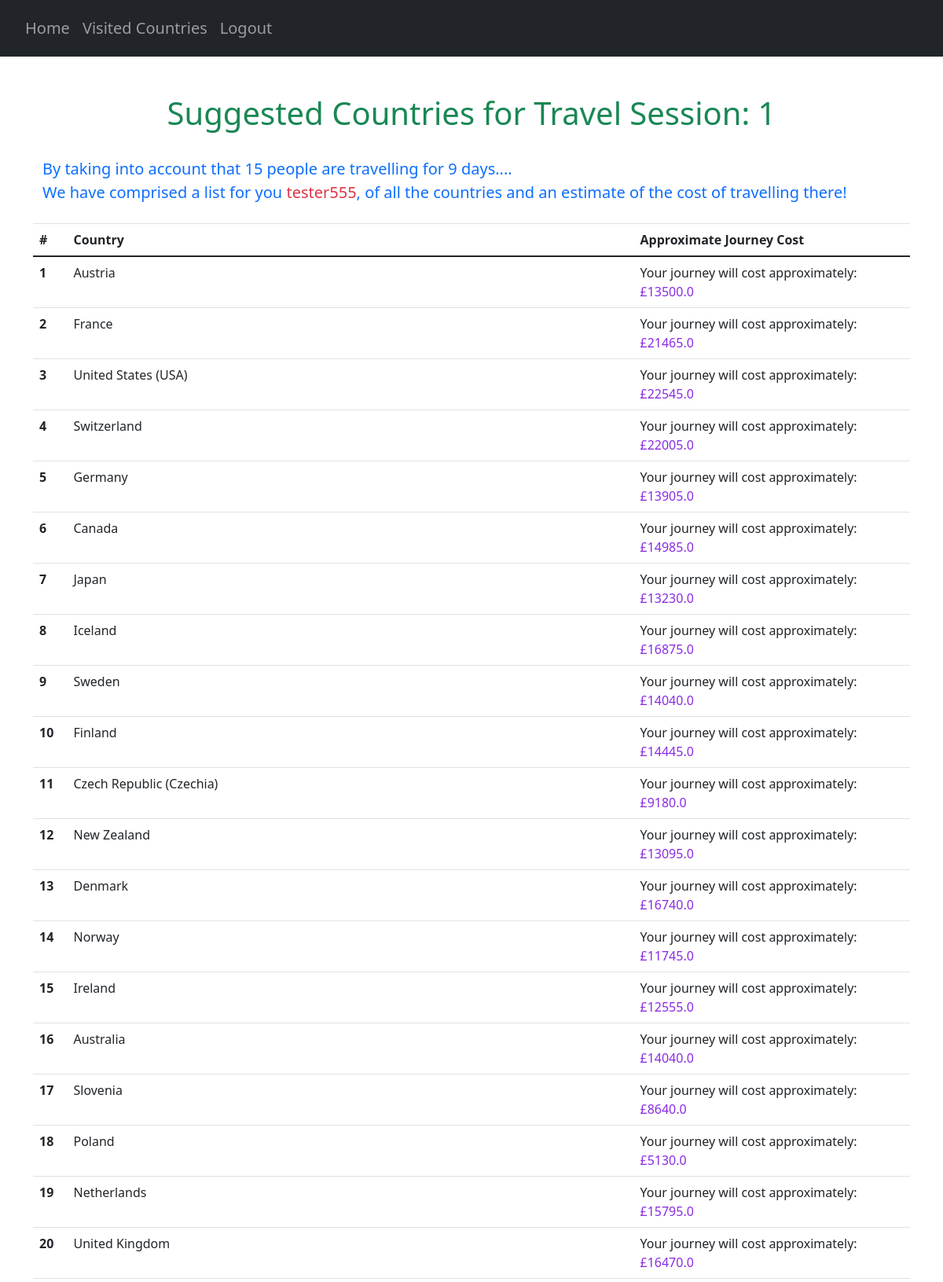
The app's page /suggestions/1 (signed in, upper part) with its own data.
### website/models.py (models this page shows)
class User(db.Model, UserMixin):
    id = db.Column(db.Integer, primary_key=True)
    email = db.Column(db.String(150), unique=True)
    password = db.Column(db.String(150))
    first_name = db.Column(db.String(150))
    notes = db.relationship('Note')
    countries = db.relationship('UserCountry')
    travel_score = db.relationship('UserTravelScore')

class UserCountryScore(db.Model):
    user_id = db.Column(db.Integer, db.ForeignKey('user.id'), primary_key=True)
    travel_id = db.Column(db.Integer, primary_key=True)
    country_code = db.Column(db.String(3), db.ForeignKey('country.country_code'), primary_key=True)
    water_sports_score = db.Column(db.Float)
    winter_sports_score = db.Column(db.Float)
    culture_score = db.Column(db.Float)
    safety_score = db.Column(db.Float)
    budget_score = db.Column(db.Float)
    total_score = db.Column(db.Float)
    final_travel_cost = db.Column(db.Float)

class Country(db.Model):
    country_code = db.Column(db.String(3), primary_key=True)
    country_name = db.Column(db.String(150), unique=True)

### website/views.py (the view)
@views.route("/suggestions/<travelID>", methods=["GET"])
@login_required
def suggestions(travelID):
    countries = Country.query.all()
    AllCountries = {}
    for country in countries:
        AllCountries[country.country_code] = country.country_name
    user_travel_details = []
    try:
        ranked_countries = userCountryScore(travelID, AllCountries)
        print("This is ranked countries", ranked_countries)
        ranked_countries_UF = list(map(lambda x: (AllCountries[x[0]], x[1], x[2]), ranked_countries))
        current_travel = UserTravelScore.query.get((current_user.id, travelID))
        num_travellers = current_travel.num_travellers
        travelling_time = current_travel.travelling_time
        user_travel_details.append(travelID)
        user_travel_details.append(num_travellers)
        user_travel_details.append(travelling_time)
        print("This is ranked_countries_UF", ranked_countries_UF)
        return render_template("suggestions.html",
                               user=current_user,
                               best_countries=ranked_countries_UF,
                               user_travel=user_travel_details)
    except (AttributeError, sqlalchemy.exc.IntegrityError) as e:
        print("ERROR", e)
        user_travel_details.append(0)
        user_travel_details.append(1)
        return redirect(url_for('views.noTravel'))

### website/__init__.py (called while the page is built)
def create_app():
    app = Flask(__name__)
    app.config['SECRET_KEY'] = 'pog'
    app.config['SQLALCHEMY_DATABASE_URI'] = f'sqlite:///{DB_NAME}'
    db.init_app(app)
    from .views import views
    from .auth import auth
    app.register_blueprint(views, url_prefix='/')
    app.register_blueprint(auth, url_prefix='/')
    from .models import User, Note, Country, UserCountry, Safety, Cost, CulturalValue, CovidRestrictions
    create_database(app)
    login_manager = LoginManager()
    login_manager.login_view = 'auth.login'
    login_manager.init_app(app)
    @login_manager.user_loader
    def load_user(id):
        return User.query.get(int(id))
    return app

### website/questionHandler.py (called while the page is built)
def doesUserWantThisCountry(countryCode):
    countries = UserCountry.query.all()
    users_countries = []
    for country in countries:
        if country.user_id == current_user.id:
            users_countries.append(country.country_code)
    for country in users_countries:
        if countryCode in users_countries:
            return True
        else:
            return False

def filterPrevCountries(codes):
    print("In filter prev countries")
    suggestionsStream = filter(lambda x:not(doesUserWantThisCountry(x)), codes)
    suggestionsStream = list(suggestionsStream)
    return suggestionsStream

def userCountryScore(travelID, countryCodes):
    try:
        current_travel = UserTravelScore.query.get((current_user.id, travelID))
    except (sqlite3.IntegrityError, sqlalchemy.exc.IntegrityError) as e:
        print(e)
    prev_countries = getattr(current_travel, "prev_countries")
    print("This is prev countries", prev_countries)
    calculateCountryScores(travelID, countryCodes)
    sortedCountries = sortCountries(travelID)
    return sortedCountries

### website/templates/suggestions.html (shortened to what this page needs)
{% extends "base.html" %} {% block title %}Countries{% endblock %}
{% block content %}
<div class="container pt-5">
    <h1 align="center"><span class="text-success">Suggested Countries for Travel Session: {{ user_travel[0] }}</span></h1>
    <p class="pt-4 pb-2 text-primary" id="user-countries-header">
        By taking into account that {{ user_travel[1] }} people are travelling for {{ user_travel[2] }} days....<br>
        We have comprised a list for you <span class="text-danger">{{ current_user.first_name }}</span>,
        of all the countries and an estimate of the cost of travelling there!
    </p>
</div>
<table class="table">
    <thead>
        <tr>
            <th scope="col">#</th>
            <th scope="col">Country</th>
            <th scope="col">Approximate Journey Cost</th>
        </tr>
    </thead>
    <tbody>
        {% for country in best_countries %}
        {% set countryName = country[0] %}
        {% set countryDict = country[2] %}
        {% for roughCostText, roughCost in countryDict.items() %}
            <tr>
                <th scope="row">{{ country[1] }}</th>
                <td>{{ countryName }}</td>
                <td>{{ roughCostText }}: <span class="cost-number">£{{ roughCost}}</span></td>
            </tr>
        {% endfor %}
        {% endfor %}
    </tbody>
</table>
{% endblock %}

### website/templates/base.html (shortened to what this page needs)
<!DOCTYPE html>
<html>
    <head>
        <link
            rel="stylesheet"
            href="https://stackpath.bootstrapcdn.com/bootstrap/4.4.1/css/bootstrap.min.css"
        />
        <link
            rel="stylesheet"
            href="https://stackpath.bootstrapcdn.com/font-awesome/4.7.0/css/font-awesome.min.css"
        />
        <link rel="stylesheet" href="https://cdn.jsdelivr.net/npm/bootstrap-icons@1.3.0/font/bootstrap-icons.css">
        <link href="https://cdn.jsdelivr.net/npm/bootstrap@5.0.2/dist/css/bootstrap.min.css"
              rel="stylesheet"
        />
        <link href="https://cdn.jsdelivr.net/npm/tom-select@2.0.0-rc.4/dist/css/tom-select.css" rel="stylesheet">
        <script type="text/javascript" src="https://cdnjs.cloudflare.com/ajax/libs/jquery/3.1.1/jquery.min.js"></script>        <link rel="stylesheet" type="text/css" href="/static/extra.css">
    </head>
    <body>
        <section>
            <nav class="navbar navbar-expand-lg bg-dark navbar-dark py-3 ">
                <div class="collapse navbar-collapse" id="navbar">
                    <div class="navbar-nav pl-2 h5">
                        <ul class="navbar-nav">
                            {% if user.is_authenticated %}
                            <li class="nav-item">
                                <a class="nav-link" id="home" href="/">Home</a>
                            </li>
                            <li class="nav-item">
                                <a class="nav-link" id="prev-countries" href="/countries">Visited Countries</a>
                            </li>
                            <li class="nav-item">
                                <a class="nav-link" id="logout" href="/logout">Logout</a>
                            </li>
                            {% endif %}
                        </ul>
                    </div>
                </div>
            </nav>
        </section>
        {% if request.url == "http://127.0.0.1:5000/" %}
            {% block homepage %}
            {% endblock %}
        {% elif request.url == "http://127.0.0.1:5000/countries" %}
            {% block countriespage %}
            {% endblock %}
        {% else %}
            <div class="container" id="main">
            {% block content %}
            {% endblock %}
            </div>
        {% endif %}
    </body>
</html>

### website/static/extra.css (style rules this page uses)
.cost-number { color: blueviolet; }
#user-countries-header { font-size: 20px; }

### records on screen
User: first_name "tester555"
Country: country_name "Austria"
UserCountryScore: travel "1", roughCostText "Your journey will cost approximately", final_travel_cost "13500.0"
Country: country_name "France"
UserCountryScore: user "2", roughCostText "Your journey will cost approximately", final_travel_cost "21465.0"
Country: country_name "United States (USA)"
UserCountryScore: country "3", roughCostText "Your journey will cost approximately", final_travel_cost "22545.0"
Country: country_name "Switzerland"
UserCountryScore: country "4", roughCostText "Your journey will cost approximately", final_travel_cost "22005.0"
Country: country_name "Germany"
UserCountryScore: country "5", roughCostText "Your journey will cost approximately", final_travel_cost "13905.0"
Country: country_name "Canada"
UserCountryScore: country "6", roughCostText "Your journey will cost approximately", final_travel_cost "14985.0"
Country: country_name "Japan"
UserCountryScore: country "7", roughCostText "Your journey will cost approximately", final_travel_cost "13230.0"
Country: country_name "Iceland"
UserCountryScore: country "8", roughCostText "Your journey will cost approximately", final_travel_cost "16875.0"
Country: country_name "Sweden"
UserCountryScore: country "9", roughCostText "Your journey will cost approximately", final_travel_cost "14040.0"
Country: country_name "Finland"
UserCountryScore: country "10", roughCostText "Your journey will cost approximately", final_travel_cost "14445.0"
Country: country_name "Czech Republic (Czechia)"
UserCountryScore: country "11", roughCostText "Your journey will cost approximately", final_travel_cost "9180.0"
Country: country_name "New Zealand"
UserCountryScore: country "12", roughCostText "Your journey will cost approximately", final_travel_cost "13095.0"
Country: country_name "Denmark"
UserCountryScore: country "13", roughCostText "Your journey will cost approximately", final_travel_cost "16740.0"
Country: country_name "Norway"
UserCountryScore: country "14", roughCostText "Your journey will cost approximately", final_travel_cost "11745.0"
Country: country_name "Ireland"
UserCountryScore: country "15", roughCostText "Your journey will cost approximately", final_travel_cost "12555.0"
Country: country_name "Australia"
UserCountryScore: country "16", roughCostText "Your journey will cost approximately", final_travel_cost "14040.0"
Country: country_name "Slovenia"
UserCountryScore: country "17", roughCostText "Your journey will cost approximately", final_travel_cost "8640.0"
Country: country_name "Poland"
UserCountryScore: country "18", roughCostText "Your journey will cost approximately", final_travel_cost "5130.0"
Country: country_name "Netherlands"
UserCountryScore: country "19", roughCostText "Your journey will cost approximately", final_travel_cost "15795.0"
Country: country_name "United Kingdom"
UserCountryScore: country "20", roughCostText "Your journey will cost approximately", final_travel_cost "16470.0"

### other values on screen
{{ user_travel[0] }} "1"
{{ user_travel[1] }} "15"
{{ user_travel[2] }} "9"
